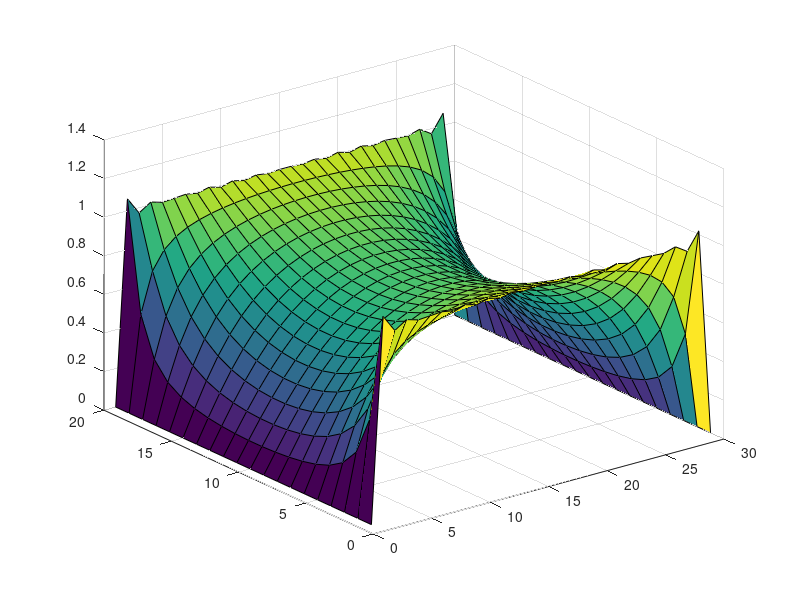

Write the MATLAB code that produced this figure.
% Jay Maini 101037537
%Analytical solution
set(0, 'DefaultFigureWindowStyle','docked')
clear all
close all

v0 = 1;

%unequal array size
nx = 20;
ny = 30;
V = zeros(nx,ny);

x = linspace(-nx/2,nx/2,nx);
y = linspace(0,ny,ny);
figure(1)

n = 1;
seriesSum = zeros(nx,ny);
a = ny;
b = nx/2;

while(n <= 90)
    for i = 1:nx
        for j = 1:ny
            seriesSum(i,j) = seriesSum(i,j) + ((cosh(n*pi*x(i)/a)/cosh(n*pi*b/a))*sin(n*pi*y(j)/a))/n;         
            V(i,j) = (4*v0/pi)*seriesSum(i,j);
        end
    end
    n = n + 2;
    surf(V)
    pause(0.05)
end


    


